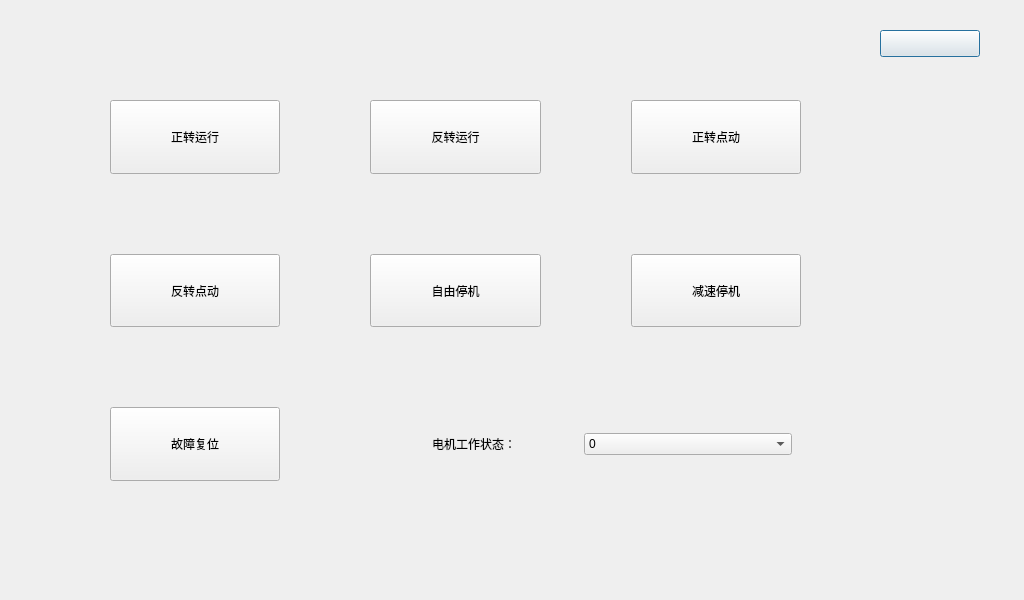
<?xml version="1.0" encoding="UTF-8"?>
<ui version="4.0">
 <class>ConverterWorkSet</class>
 <widget class="QDialog" name="ConverterWorkSet">
  <property name="geometry">
   <rect>
    <x>0</x>
    <y>0</y>
    <width>1024</width>
    <height>600</height>
   </rect>
  </property>
  <property name="windowTitle">
   <string>Dialog</string>
  </property>
  <widget class="QPushButton" name="pb_back">
   <property name="geometry">
    <rect>
     <x>880</x>
     <y>30</y>
     <width>100</width>
     <height>27</height>
    </rect>
   </property>
   <property name="text">
    <string/>
   </property>
  </widget>
  <widget class="QWidget" name="widget" native="true">
   <property name="geometry">
    <rect>
     <x>110</x>
     <y>100</y>
     <width>691</width>
     <height>381</height>
    </rect>
   </property>
   <layout class="QGridLayout" name="gridLayout">
    <property name="leftMargin">
     <number>0</number>
    </property>
    <property name="topMargin">
     <number>0</number>
    </property>
    <property name="rightMargin">
     <number>0</number>
    </property>
    <property name="bottomMargin">
     <number>0</number>
    </property>
    <property name="horizontalSpacing">
     <number>90</number>
    </property>
    <property name="verticalSpacing">
     <number>80</number>
    </property>
    <item row="0" column="0">
     <widget class="QPushButton" name="pushButton_5">
      <property name="sizePolicy">
       <sizepolicy hsizetype="Minimum" vsizetype="Preferred">
        <horstretch>0</horstretch>
        <verstretch>0</verstretch>
       </sizepolicy>
      </property>
      <property name="text">
       <string>正转运行</string>
      </property>
     </widget>
    </item>
    <item row="0" column="1">
     <widget class="QPushButton" name="pushButton_6">
      <property name="sizePolicy">
       <sizepolicy hsizetype="Minimum" vsizetype="Preferred">
        <horstretch>0</horstretch>
        <verstretch>0</verstretch>
       </sizepolicy>
      </property>
      <property name="text">
       <string>反转运行</string>
      </property>
     </widget>
    </item>
    <item row="0" column="2">
     <widget class="QPushButton" name="pushButton_7">
      <property name="sizePolicy">
       <sizepolicy hsizetype="Minimum" vsizetype="Preferred">
        <horstretch>0</horstretch>
        <verstretch>0</verstretch>
       </sizepolicy>
      </property>
      <property name="text">
       <string>正转点动</string>
      </property>
     </widget>
    </item>
    <item row="1" column="0">
     <widget class="QPushButton" name="pushButton_8">
      <property name="sizePolicy">
       <sizepolicy hsizetype="Minimum" vsizetype="Preferred">
        <horstretch>0</horstretch>
        <verstretch>0</verstretch>
       </sizepolicy>
      </property>
      <property name="text">
       <string>反转点动</string>
      </property>
     </widget>
    </item>
    <item row="1" column="1">
     <widget class="QPushButton" name="pushButton_9">
      <property name="sizePolicy">
       <sizepolicy hsizetype="Minimum" vsizetype="Preferred">
        <horstretch>0</horstretch>
        <verstretch>0</verstretch>
       </sizepolicy>
      </property>
      <property name="text">
       <string>自由停机</string>
      </property>
     </widget>
    </item>
    <item row="1" column="2">
     <widget class="QPushButton" name="pushButton_10">
      <property name="sizePolicy">
       <sizepolicy hsizetype="Minimum" vsizetype="Preferred">
        <horstretch>0</horstretch>
        <verstretch>0</verstretch>
       </sizepolicy>
      </property>
      <property name="text">
       <string>减速停机</string>
      </property>
     </widget>
    </item>
    <item row="2" column="0">
     <widget class="QPushButton" name="pushButton_11">
      <property name="sizePolicy">
       <sizepolicy hsizetype="Minimum" vsizetype="Preferred">
        <horstretch>0</horstretch>
        <verstretch>0</verstretch>
       </sizepolicy>
      </property>
      <property name="text">
       <string>故障复位</string>
      </property>
     </widget>
    </item>
    <item row="2" column="1" colspan="2">
     <widget class="QWidget" name="widget_2" native="true">
      <layout class="QHBoxLayout" name="horizontalLayout" stretch="1,1">
       <property name="leftMargin">
        <number>0</number>
       </property>
       <property name="topMargin">
        <number>0</number>
       </property>
       <property name="bottomMargin">
        <number>0</number>
       </property>
       <item>
        <widget class="QLabel" name="label">
         <property name="text">
          <string>电机工作状态：</string>
         </property>
         <property name="alignment">
          <set>Qt::AlignCenter</set>
         </property>
        </widget>
       </item>
       <item>
        <widget class="QComboBox" name="comboBox">
         <item>
          <property name="text">
           <string>0</string>
          </property>
         </item>
        </widget>
       </item>
      </layout>
     </widget>
    </item>
   </layout>
  </widget>
 </widget>
 <resources/>
 <connections/>
</ui>
